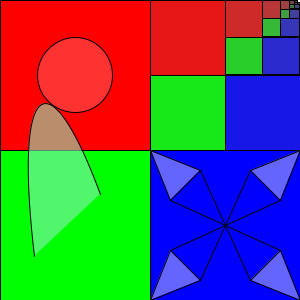
Frame 1 (no input)
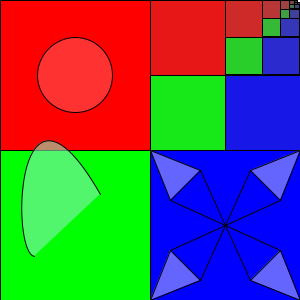
Frame 60 (the mouse pressed at the canvas centre just before this capture)
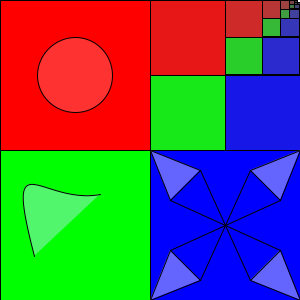
Frame 120 (the mouse held since frame 60 and released just before this capture)

The Processing sketch that drew these frames (run headless with seeded random() and noise(); from frame 60 on, the mouse is pressed at the canvas centre):

// Processing sketch: processing_143762
// ── processing_143762.pde


void setup(){
  size(300,300);
}

void draw(){

//testing stuff

int x = 150;
  
//background
background(255);
fill(255,0,0); //red
rect(0,0,x,x);
fill(0,255,0); //green
rect(0,x,x,x);
fill(0,0,255); //blue
rect(x,x,x,x);
//==============================
fill(232,23,23); //red
rect(x,0,x/2,x/2);
fill(23,232,23); //green
rect(x,x/2,x/2,x/2);
fill(23,23,232); //blue
rect(225,x/2,x/2,x/2);
//==============================
fill(206,42,42); //red
rect(x+(x/2),0,x/4,x/4);
fill(42,206,42); //green
rect(x+(x/2),x/4,x/4,x/4);
fill(42,42,206); //blue
rect(x+(x/2)+(x/4),x/4,x/4,x/4);
//==============================
fill(185,54,54); //red
rect(x+(x/2)+(x/4),0,x/8,x/8);
fill(54,185,54); //green
rect(x+(x/2)+(x/4),x/8,x/8,x/8);
fill(54,54,185); //blue
rect(x+(x/2)+(x/4)+(x/8),x/8,(x/8)+1,x/8);
//==============================
fill(157,65,65); //red
rect(x+(x/2)+(x/4)+(x/8),0,x/16,x/16);
fill(65,157,65); //green
rect(x+(x/2)+(x/4)+(x/8),x/16,x/16,x/16);
fill(65,65,157); //blue
rect(x+(x/2)+(x/4)+(x/8)+(x/16),x/16,(x/16)+1,x/16);
//==============================
fill(118,69,69); //red
rect(x+(x/2)+(x/4)+(x/8)+(x/16),0,(x/32)+1,x/32);
fill(69,118,69); //green
rect(x+(x/2)+(x/4)+(x/8)+(x/16),x/32,(x/32)+1,x/32);
fill(69,69,118); //blue
rect(x+(x/2)+(x/4)+(x/8)+(x/16)+(x/32)+1,x/32,(x/32)+1,x/32);
//==============================
fill(85,58,58); //red
rect(x+(x/2)+(x/4)+(x/8)+(x/16)+(x/32)+1,0,(x/64)+1,x/64);
fill(58,85,58); //green
rect(x+(x/2)+(x/4)+(x/8)+(x/16)+(x/32)+1,x/64,(x/64)+1,x/64);
fill(58,58,85); //blue
rect(x+(x/2)+(x/4)+(x/8)+(x/16)+(x/32)+2+(x/64),x/64,(x/64)+1,x/64);

fill(255,50);
ellipse(x/2,x/2,x/2,x/2);
fill(255,100);
triangle(x,x,x+50,x+20,x+20,x+50);
triangle(2*x,2*x,2*x-50,2*x-20,2*x-20,2*x-50);
triangle(2*x,x,2*x-50,x+20,2*x-20,x+50);
triangle(x,2*x,x+50,2*x-20,x+20,2*x-50);
line(x+50,x+20,2*x-50,2*x-20);
line(x+20,x+50,2*x-20,2*x-50);
line(2*x-50,x+20,x+50,2*x-20);
line(x+20,2*x-50,2*x-20,x+50);
float a = random(20);
float b = random(303);
float c = random(50);
float d = random(220);

fill(138,240,186,150);
bezier(34,256,a,b,c,d,100,194);


//junk

//fill(255,0,0); //red
//ellipse(10,10,10,10); //top left 
//fill(0,0,255); //blue
//ellipse(290,290,10,10); //bottom right 
//fill(0,255,0); //green
//ellipse(290,10,10,10); //top right 
//fill(255,0,255); //purple
//ellipse(10,290,10,10); //bottom left 


}
